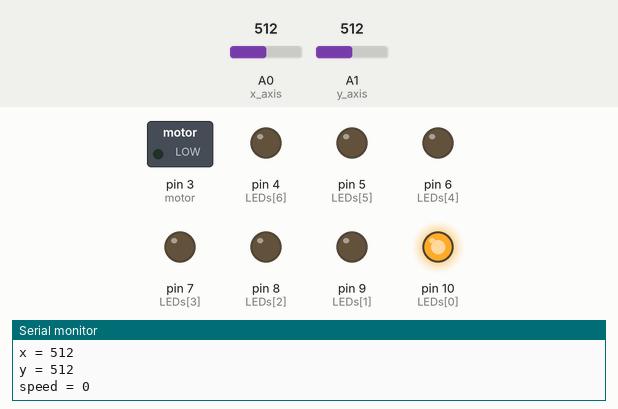
This sketch was run on a simulated Arduino Uno, built with avr-gcc and run on an emulated ATmega328P. Parts: switched loads named in the sketch (green lamp = pin HIGH), output pins drawn as LEDs (lit = HIGH), the last lines printed to the serial monitor. Dashed ring = blinking. The test bench sets the inputs (shaded band); at power-on: A0 (x_axis) = 512, A1 (y_axis) = 512.

Above: at 1.2 s.
1.3 s: A0 (x_axis) set to 543
At 1.7 s:
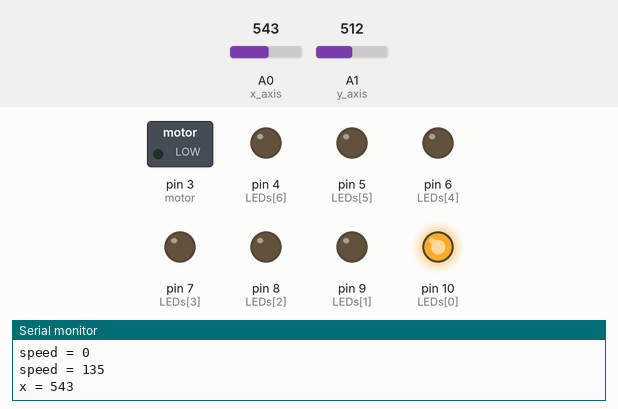
2.8 s: A0 (x_axis) set to 716
5.8 s: A0 (x_axis) set to 1023
At 6.3 s:
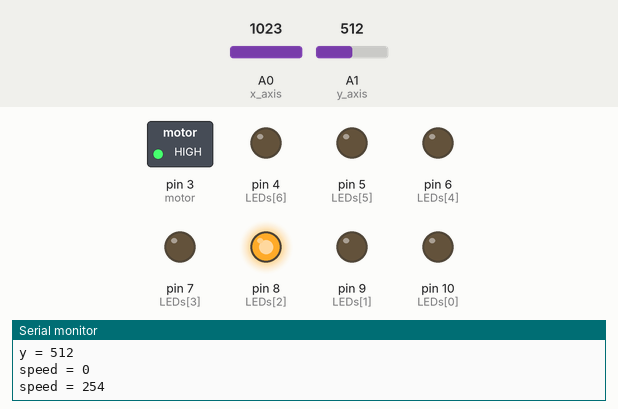
7.3 s: A0 (x_axis) set to 998
At 8.0 s:
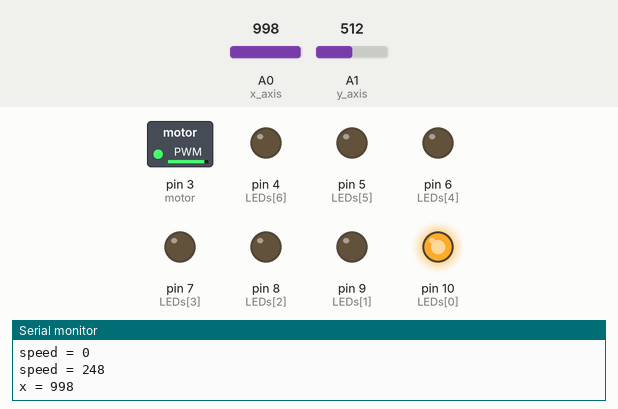
10.3 s: A1 (y_axis) set to 0
13.3 s: A0 (x_axis) set to 900
At 14.4 s:
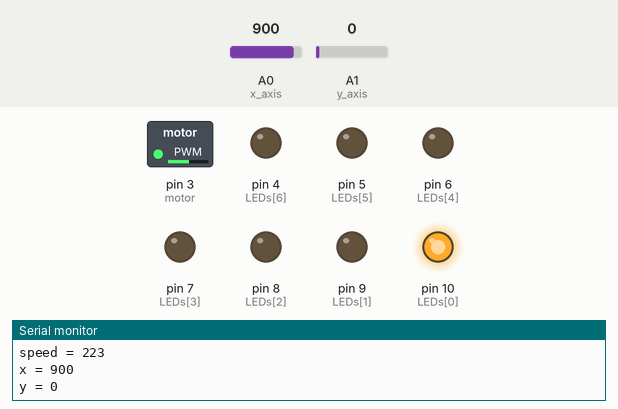
Timing chart, 0 to 17.3 s (numbered marks = the images above; inputs shaded):
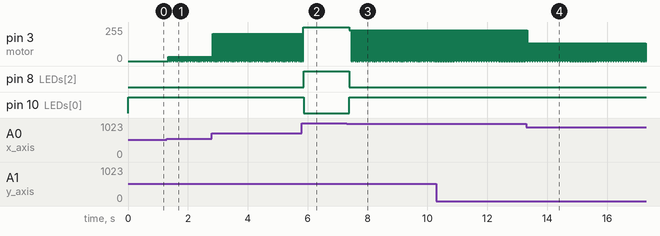

The sketch:

Lab8_02.ino
```cpp
void setup() {
  pinMode(A0,INPUT);  // x axis
  pinMode(A1,INPUT);  // y axis
  Serial.begin(9600);
  pinMode(3,OUTPUT);  // motor
  /* pin 4 to 10 connects to 7-segment */
  pinMode(4,OUTPUT);  // A
  pinMode(5,OUTPUT);  // B
  pinMode(6,OUTPUT);  // C
  pinMode(7,OUTPUT);  // D
  pinMode(8,OUTPUT);  // E
  pinMode(9,OUTPUT);  // F
  pinMode(10,OUTPUT); // G
}

const byte LEDs[] = {10,9,8,7,6,5,4};
int x,y,motorSpeed;
byte num_0 = 0b0000001;
byte num_9 = 0b0000100;

void loop() {

  x = analogRead(A0);
  y = analogRead(A1);
  Serial.print("x = ");Serial.println(x);
  Serial.print("y = ");Serial.println(y);
  if (500 < y < 506 && 519 < x < 525)
  {
    analogWrite(3,0);
    Serial.println("speed = 0");
    for (int i = 0; i < 7; i++)
    {
      digitalWrite(LEDs[i],bitRead(num_0,i));
    }
  }
  if (500 < y < 506 && x > 525)
  {
    motorSpeed = map(x,0,1025,0,255);
    analogWrite(3,x);
    Serial.print("speed = ");Serial.println(motorSpeed);
    if (motorSpeed > 250)
    {
      for (int i = 0; i < 7; i++)
      {
        digitalWrite(LEDs[i],bitRead(num_9,i));
      }
      delay(100);
    }
  }
}
```

Measured:
- the behaviour switches between 525 and 526 on A0 (x_axis) (found by bisection; images 0 and 1)
- the behaviour switches between 1009 and 1008 on A0 (x_axis) (found by bisection; images 2 and 3)
- after the input at 1.3 s, pin 3 (motor): alternates 31/255 for 0.03 s and 0/255 for 0.01 s, starting after 0.05 s
- after the input at 5.8 s, pin 8 (LEDs[2]): LOW → HIGH after 0.06 s; pin 10 (LEDs[0]): HIGH → LOW after 0.06 s
- after the input at 7.3 s, pin 3 (motor): alternates 230/255 for 0.03 s and 0/255 for 0.01 s, starting after 0.09 s; pin 8 (LEDs[2]): HIGH → LOW after 0.08 s; pin 10 (LEDs[0]): LOW → HIGH after 0.08 s
